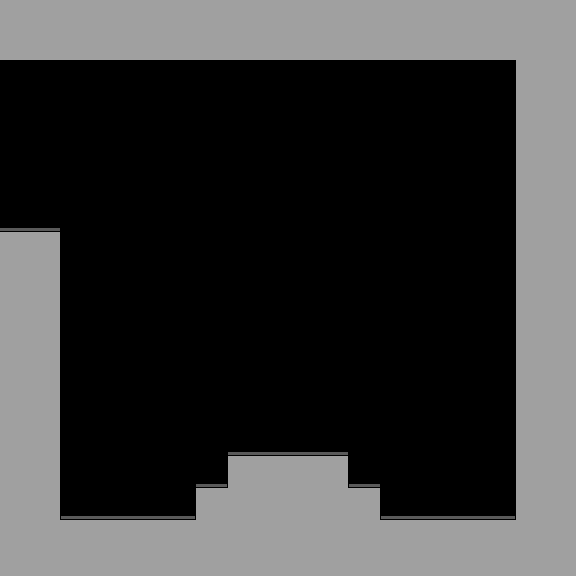

Rendered tile map (Tiled .tmx) drawn with the repository's tilesets; below, a short description and the full map source, tile grids included:
An orthogonal 18x18 tile map with 32x32 px tiles, 1 tile layer (main-layer) and 3 objects (collectibles::GoldenToken, background::Parallax, left).

<map version="1.0" orientation="orthogonal" renderorder="right-down" width="18" height="18" tilewidth="32" tileheight="32" nextobjectid="5">
 <properties>
  <property name="tileset" value="level1" />
 </properties>
 <tileset firstgid="1" name="terrain" tilewidth="32" tileheight="32" tilecount="20" columns="5">
  <image source="tilemap1.png" width="160" height="128" />
  <terraintypes>
   <terrain name="terrain" tile="-1" />
  </terraintypes>
  <tile id="0" terrain=",,,0" />
  <tile id="1" terrain=",,0,0" />
  <tile id="2" terrain=",,0," />
  <tile id="3" terrain=",0,0,0" />
  <tile id="4" terrain="0,,0,0" />
  <tile id="5" terrain=",0,,0" />
  <tile id="6" terrain="0,0,0,0" />
  <tile id="7" terrain="0,,0," />
  <tile id="8" terrain="0,0,,0" />
  <tile id="9" terrain="0,0,0," />
  <tile id="10" terrain=",0,," />
  <tile id="11" terrain="0,0,," />
  <tile id="12" terrain="0,,," />
 </tileset>
 <layer name="main-layer" width="18" height="18">
  <data encoding="csv">
7,7,7,7,7,7,7,7,7,7,7,7,7,7,7,7,7,7,
12,12,12,12,12,12,12,12,12,12,12,12,12,12,12,12,9,7,
0,0,0,0,0,0,0,0,0,0,0,0,0,0,0,0,6,7,
0,0,0,0,0,0,0,0,0,0,0,0,0,0,0,0,6,7,
0,0,0,0,0,0,0,0,0,0,0,0,0,0,0,0,6,7,
0,0,0,0,0,0,0,0,0,0,0,0,0,0,0,0,6,7,
0,0,0,0,0,0,0,0,0,0,0,0,0,0,0,0,6,7,
2,3,0,0,0,0,0,0,0,0,0,0,0,0,0,0,6,7,
7,8,0,0,0,0,0,0,0,0,0,0,0,0,0,0,6,7,
7,8,0,0,0,0,0,0,0,0,0,0,0,0,0,0,6,7,
7,8,0,0,0,0,0,0,0,0,0,0,0,0,0,0,6,7,
7,8,0,0,0,0,0,0,0,0,0,0,0,0,0,0,6,7,
7,8,0,0,0,0,0,0,0,0,0,0,0,0,0,0,6,7,
7,8,0,0,0,0,0,0,0,0,0,0,0,0,0,0,6,7,
7,8,0,0,0,0,0,1,2,2,3,0,0,0,0,0,6,7,
7,8,0,0,0,0,1,4,7,7,5,3,0,0,0,0,6,7,
7,5,2,2,2,2,4,7,7,7,7,5,2,2,2,2,4,7,
7,7,7,7,7,7,7,7,7,7,7,7,7,7,7,7,7,7
</data>
 </layer>
 <objectgroup name="object-layer">
  <object id="3" name="golden-token" type="collectibles::GoldenToken" x="264" y="264" width="48" height="48">
   <properties>
    <property name="id" type="int" value="0" />
   </properties>
   <ellipse />
  </object>
  <object id="4" name="background" type="background::Parallax" x="358" y="209">
   <properties>
    <property name="factor" type="float" value="0.5" />
    <property name="name" type="file" value="background1.png" />
   </properties>
  </object>
 </objectgroup>
 <objectgroup name="warp-layer">
  <object id="2" name="0 -&gt; 10.1" type="left" x="0" y="64" width="64" height="160" />
 </objectgroup>
</map>
